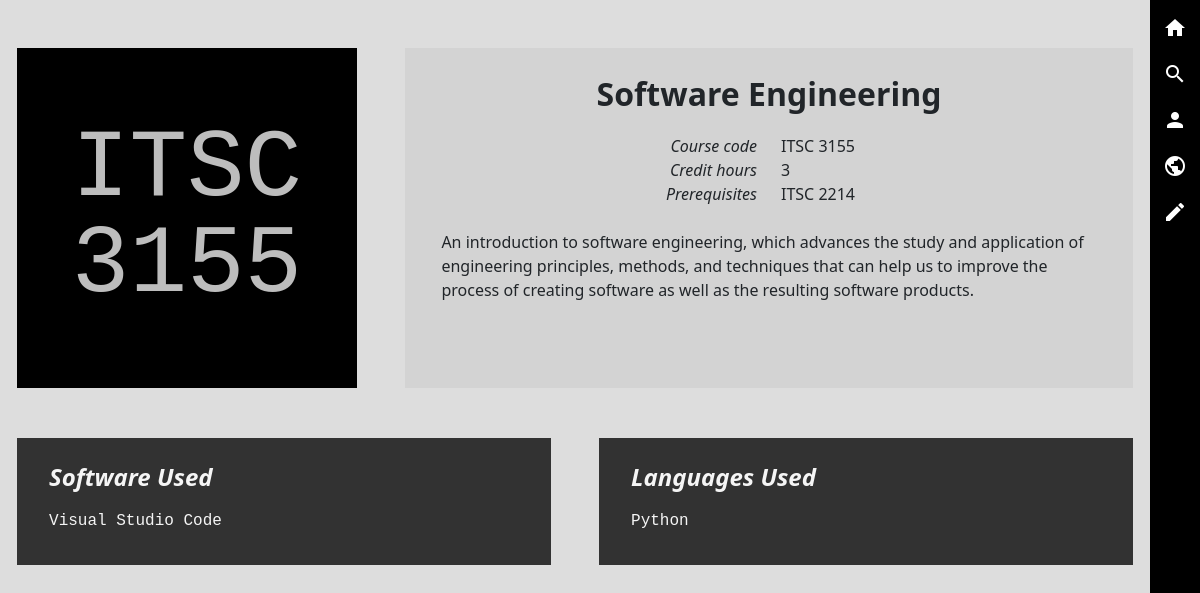
Page /course/3 on the earlier database version.
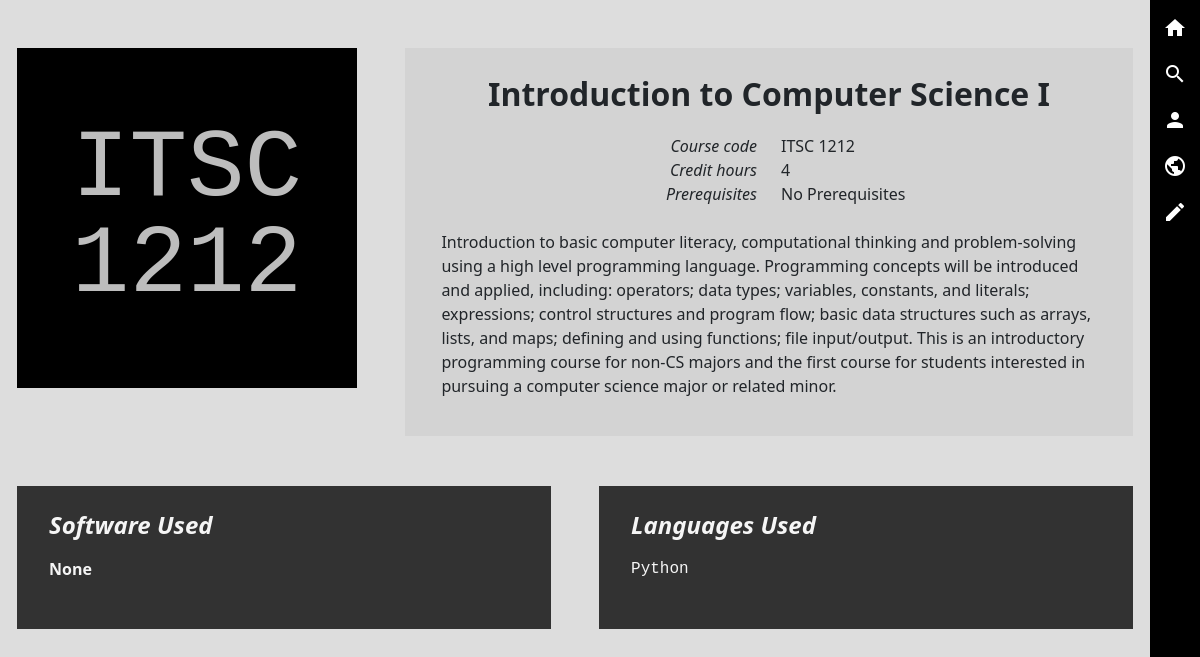
Same page on the later database version.
### app.py (models this page shows, shortened)
class Course(db.Model):
    id = db.Column(db.Integer, primary_key=True, autoincrement=True)
    title = db.Column(db.String(200), unique=True, nullable=False)
    course_code = db.Column(db.String(9), nullable=False)
    credit_hours = db.Column(db.Integer,nullable=False)
    description = db.Column(db.String(1000))
    compatible_language = db.relationship('Language', secondary=CourseLanguage, backref='compatible_course')
    compatible_software = db.relationship('Software', secondary=CourseSoftware, backref='compatible_course')
    course_requires = db.relationship('Course', secondary=CourseRequiresCourse, primaryjoin=(CourseRequiresCourse.c.course_id == id), secondaryjoin=(CourseRequiresCourse.c.required_course_id == id), backref='prerequisite_of')

class Software(db.Model):
    id = db.Column(db.Integer, primary_key=True, autoincrement=True)
    name = db.Column(db.String(200), unique=True, nullable=False)
    site_url = db.Column(db.String(200))
    download_url = db.Column(db.String(200))
    documentation_url = db.Column(db.String(200))
    description = db.Column(db.String(1000))

class Language(db.Model):
    id = db.Column(db.Integer, primary_key=True, autoincrement=True)
    name = db.Column(db.String(200), unique=True, nullable=False)
    site_url = db.Column(db.String(200))
    download_url = db.Column(db.String(200))
    documentation_url = db.Column(db.String(200))
    description = db.Column(db.String(1000))
    compatible_software = db.relationship('Software', secondary=LanguageSoftware, backref='compatible_language')

### app.py (the view)
@app.route('/course/<int:id>', methods=['GET'])
def coursePage(id):
    course = db_access.getCourse(id)
    return render_template('database/course.html', course=course, languages=course.compatible_language, softwares=course.compatible_software, requires=course.course_requires)

### database_wrapper.py (called while the page is built)
    def getCourse(self, id):
        return self.Course.query.get_or_404(id)

### templates/database/course.html (shortened to what this page needs)
{% extends 'base.html' %}
{% block head %}
<link rel="stylesheet" href="{{ url_for('static', filename='css/database_page.css') }}">
{% endblock %}
{% block body %}
<div id="blocks" class="container mt-5">
    <div id="header-row" class="row g-5">
        <div class="col-xl-4"> <div class="ratio ratio-1x1">
            <div id="icon">
                <div> {% for line in course.course_code.split() %}
                        <h class="icon-text">{{ line }}</h>
                        <br>
                {% endfor %} </div>
            </div>
        </div> </div>
        <div class="col-xl-8"> <div id="details" class="overflow-auto">
            <h id="title" class="d-flex justify-content-center mb-3">{{ course.title }}</h>
            <div class="container">
                <div class="row">
                    <div class="col-sm-6 info_category">
                        Course code
                    </div>
                    <div class="col-sm-6 info_text">
                        {{ course.course_code }}
                    </div>
                </div>
                <div class="row">
                    <div class="col-sm-6 info_category">
                        Credit hours
                    </div>
                    <div class="col-sm-6 info_text">
                        {{ course.credit_hours }}
                    </div>
                </div>
                <div class="row">
                    <div class="col-sm-6 info_category">
                        Prerequisites
                    </div>
                    <div class="col-sm-6 info_text">
                        {% if requires|length < 1  %}
                        No Prerequisites
                        {% else %} {% for i in range(0,requires|length) %}
                        <a href="/course/{{ requires[i].id }}">{{ requires[i].course_code }}</a>{% if i != requires|length-1 %}, {% endif %}
                        {% endfor %}
                        {% endif %}
                    </div>
                </div>
            </div>
            {% if course.description %}
            <p class="mt-4">{{ course.description }}</p>
            {% endif %}
        </div> </div>
    </div>
    <div id="links-row" class="row g-5">
        <div class="col-xl-6"> <div class="links-box">
            <h>Software Used</h>
            {% if softwares|length < 1  %}
                <p style="font-weight: bold;">None</p>
            {% else %}
                <ul>
                    {% for software in softwares %}
                        <li> <a href="/software/{{ software.id }}">
                            {{ software.name }}
                        </a> </li>
                    {% endfor %}
                </ul>
            {% endif %}
        </div> </div>
        <div class="col-xl-6"> <div class="links-box">
            <h>Languages Used</h>
            {% if languages|length < 1  %}
                <p style="font-weight: bold;">None</p>
            {% else %}
                <ul>
                    {% for language in languages %}
                    <li> <a href="/language/{{ language.id }}">
                        {{ language.name }}
                    </a> </li>
                    {% endfor %}
                </ul>
            {% endif %}
        </div> </div>
    </div>
</div>
{% endblock %}

### templates/base.html (shortened to what this page needs)
<!DOCTYPE html>
<html lang="en">
<head>
    <link href="https://cdn.jsdelivr.net/npm/bootstrap@5.3.3/dist/css/bootstrap.min.css" rel="stylesheet">
    <link rel="stylesheet" href="{{ url_for('static', filename='css/main.css') }}">
    {% block head %}{% endblock %}
</head>
<body>
    <nav id="sidebar" class="nav d-flex align-items-center flex-shrink-0 flex-column">
        <a class="nav-link" data-bs-toggle="tooltip" title="Home" href="/"><i class="material-icons">home</i></a>
        <a class="nav-link" data-bs-toggle="tooltip" title="Search" href="/search"><i class="material-icons">search</i></a>
        <a class="nav-link" data-bs-toggle="tooltip" title="Profile" href="/profile"><i class="material-icons">person</i></a>
        <a class="nav-link" data-bs-toggle="tooltip" title="Explore" href="/explore"><i class="material-icons">public</i></a>
        <a class="nav-link" data-bs-toggle="tooltip" title="Edit this page" href="{{ url_for( request.endpoint, **request.view_args)}}/edit" id="edit_button"><i class="material-icons">edit</i></a>
    </nav>
    <div id="content">
        {% block body %}{% endblock %}
    </div>
</body>
</html>

### static/css/main.css (style rules this page uses)
html { background-color: #DDDDDD }
body { padding: 0; margin: 0; display: flex; width: 100%; --nav-width: 50px; background-color: inherit !important; }
a { color: inherit; text-decoration: none; }
#edit_button, #save_button, #back_button { border-radius: 0; display: none; }
.nav { background:#000000; width: var(--nav-width); height: 100vh; position: fixed; float: right; right: 0; }
.nav-link { padding-left: calc((var(--nav-width) - 24px) / 2); padding-right: calc((var(--nav-width) - 24px) / 2); margin-left: auto; margin-right: auto; }
.nav-link, .navbar-brand { color: #fff; cursor: pointer; }
.nav-link:first-child { padding-top: 1rem; }
#content { width: calc(100% - var(--nav-width)); }

### static/css/database_page.css (style rules this page uses)
:root { --grid-gutter-width: 5%; }
#edit_button { display: inherit; }
#blocks > * { margin-bottom: 50px; }
#icon { font-family: 'Courier New', Courier, monospace; font-weight: 500; font-size: 8cqw; color: rgb(189, 189, 189); line-height: 1; background-color: black; overflow: hidden; display: flex; align-items: center; justify-content: center; }
#details { background-color: lightgrey; height: 100%; padding-top: 3%; padding-bottom: 3%; padding-left: 5%; padding-right: 5%; }
#details h { font-size: 2rem; font-weight: bold; text-align: center; }
.info_category { text-align: right; font-style: italic; }
.info_text { text-align: left; }
.links-box { background-color: #323232; color: whitesmoke; height: 100%; padding-top: 4%; padding-bottom: 6%; padding-left: 6%; padding-right: 6%; }
.links-box h { font-size: x-large; font-weight: bold; font-style: italic; display: block; margin-bottom: 3%; }
.links-box ul { list-style-type: none; margin: 0; padding: 0; }
.links-box a { display: block; font-family: 'Courier New', Courier, monospace; color: inherit; }

Differences in the rows shown:
no longer on this page (row edited): Course: course_code "ITSC 2214"
no longer on this page (row edited): Software: name "Visual Studio Code"
changed Course: title "Software Engineering" → "Introduction to Computer Science I"; course_code "ITSC 3155" → "ITSC 1212"; credit_hours "3" → "4"; description "An introduction to software engineering, which advances the study and application of engineering principles, methods, and techniques that can help us to improve the process of creating software as well as the resulting software products." → "Introduction to basic computer literacy, computational thinking and problem-solving using a high level programming language. Programming concepts will be introduced and applied, including: operators; data types; variables, constants, and literals; expressions; control structures and program flow; basic data structures such as arrays, lists, and maps; defining and using functions; file input/output. This is an introductory programming course for non-CS majors and the first course for students interested in pursuing a computer science major or related minor."
Other differences:
new list line: "1212"
text now shown: "No Prerequisites None"
list line gone: "3155"
